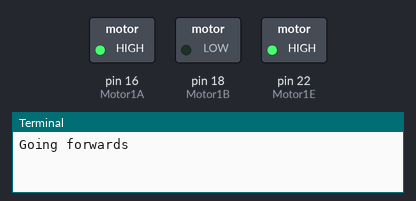
The program below on a simulated Raspberry Pi (header pin numbers). Shown: switched loads named in the program (green lamp = pin HIGH), the last lines printed to the terminal. At 4.0 s the program stops and its outputs stay as they are.

Above: at 0.1 s.
At 2.1 s:
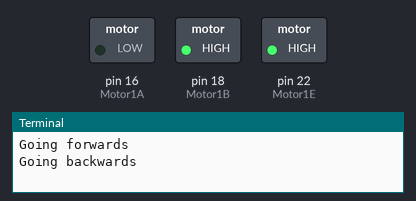
At 4.1 s:
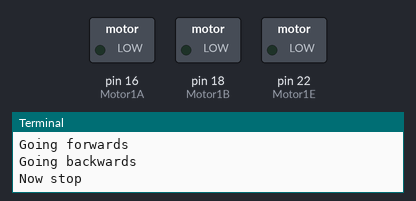
Timing chart, 0 to 5.5 s (numbered marks = the images above):
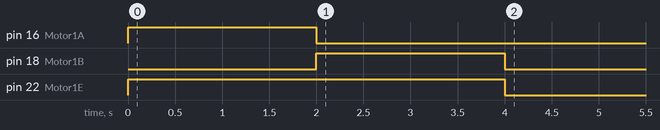

Measured:
- by itself, pin 16 (Motor1A): LOW → HIGH at 0.00 s, → LOW 2.0 s later
- by itself, pin 18 (Motor1B): LOW → HIGH at 2.0 s, → LOW 2.0 s later
- by itself, pin 22 (Motor1E): LOW → HIGH at 0.00 s, → LOW 4.0 s later

The program:

dcmotor.py
```python
import RPi.GPIO as GPIO
from time import sleep

GPIO.setmode(GPIO.BOARD)

Motor1A = 16
Motor1B = 18
Motor1E = 22

GPIO.setup(Motor1A,GPIO.OUT)
GPIO.setup(Motor1B,GPIO.OUT)
GPIO.setup(Motor1E,GPIO.OUT)

print "Going forwards"
GPIO.output(Motor1A,GPIO.HIGH)
GPIO.output(Motor1B,GPIO.LOW)
GPIO.output(Motor1E,GPIO.HIGH)

sleep(2)

print "Going backwards"
GPIO.output(Motor1A,GPIO.LOW)
GPIO.output(Motor1B,GPIO.HIGH)
GPIO.output(Motor1E,GPIO.HIGH)

sleep(2)

print "Now stop"
GPIO.output(Motor1E,GPIO.LOW)

GPIO.cleanup()
```
